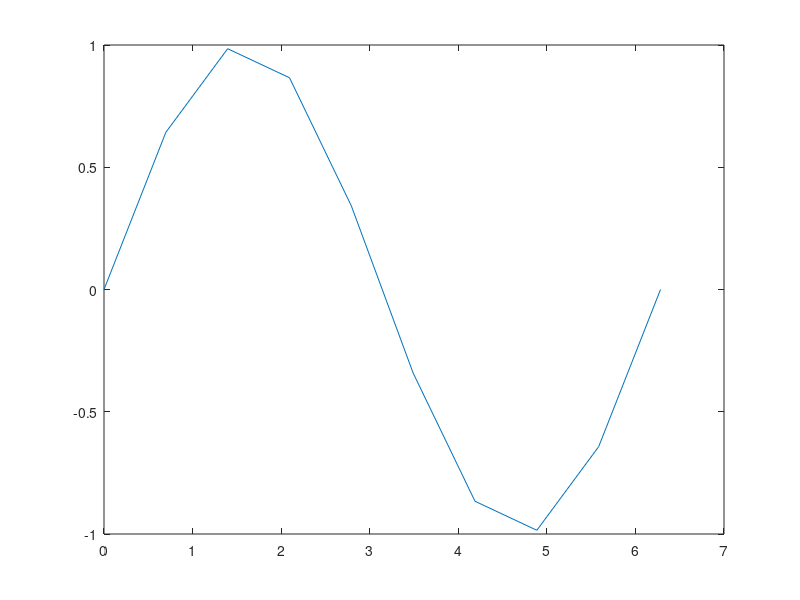

MATLAB code for this plot: (Note: this script raises an error after producing the figure.)
clc
clear
close all

x0 = linspace(0,2*pi,10);
y0 = sin(x0);
plot(x0,y0);
hold on

x = linspace(0,2*pi,100);
y = my_lagrange(x0,y0,x);
y_real = sin(x);
plot(x,y);
plot(x,y_real);

legend('origin','interp','real');